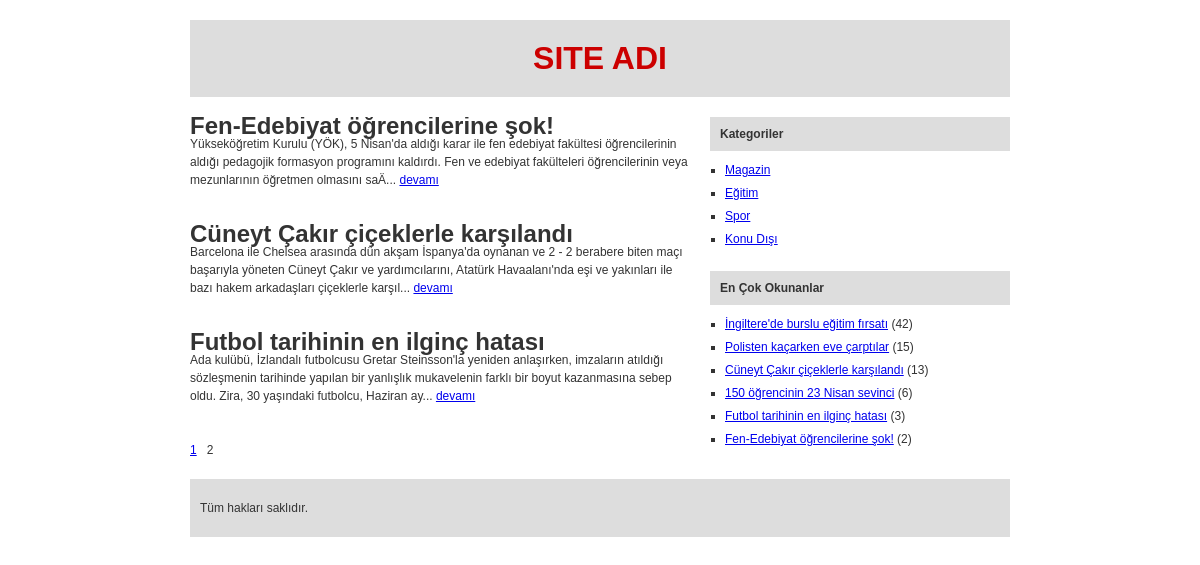
Screenshot of /index.php?sayfa=2 with the database file from the repository.
### tables this page shows
CREATE TABLE `yazi` (
  `id` int(10) unsigned NOT NULL auto_increment,
  `kat_id` int(10) unsigned NOT NULL,
  `baslik` varchar(50) NOT NULL,
  `detay` text NOT NULL,
  `okunma` int(10) unsigned NOT NULL default '1',
  `kayit_tarihi` timestamp NOT NULL default CURRENT_TIMESTAMP,
  PRIMARY KEY  (`id`)
);

CREATE TABLE `kategori` (
  `id` int(10) unsigned NOT NULL auto_increment,
  `baslik` varchar(50) NOT NULL,
  PRIMARY KEY  (`id`)
);

### index.php (the view, shortened to what this page needs)
<?php
	$sayfa_no = intval( $_GET["sayfa"] );
	$sayfa_no = ($sayfa_no < 1) ? 1 : $sayfa_no;
?>
<!doctype html>
<html>
<head>
	<link href="public/css/stil.css" rel="stylesheet">
</head>
<body>
	<div id="kapsayici">
		<?php
			include 'php/ust.php';
		?>
		<div id="ana">
			<div id="icerik">
				<?php
					$sonuc = mysql_query("SELECT id FROM yazi");
					$toplam = mysql_num_rows($sonuc);
					$sayfada_goster = 3;
					$sayfa_adet = ceil($toplam/$sayfada_goster);
					$kayit = mysql_query("SELECT * FROM yazi LIMIT ". ($sayfa_no-1) * $sayfada_goster .", ". $sayfada_goster ."");
					if( mysql_num_rows($kayit) > 1 ){
						while($satir = mysql_fetch_object($kayit) ) {
							echo "<div>";
								echo "<h1>". $satir->baslik . "</h1>";
								echo "<p>". substr($satir->detay, 0, 250) ."... <a href=oku.php?id=".$satir->id.">devamı</a> </p>";
							echo "</div>";
							echo "<br><br>";
						}
						for($i = 1; $i <= $sayfa_adet; $i++) {
							if($i == $sayfa_no) {
								echo " &nbsp; ". $i ." &nbsp;";
							} else {
								echo '<a href="index.php?sayfa='.$i.'">'.$i.'</a>';
							}
						}
					} else {
						echo "Sonuç bulunamadı.";
					}
				?>
			</div>
			<?php
				include 'php/sag.php';
			?>
		</div>
		<?php
			include 'php/alt.php'
		?>
	</div>
</body>
</html>

### php/sag.php (shortened to what this page needs)
<div id="sag">
	<h1>Kategoriler</h1>
	<?php
		$sonuc = mysql_query("SELECT * FROM kategori");
			if( $sonuc ) {
				echo "<ul>";
				while( $satir = mysql_fetch_object($sonuc)) {
					echo '<li><a href="kategori.php?id='.$satir->id.'">'. $satir->baslik . '</a></li>';
				}
				echo "</ul>";
			} else {
				echo "Sonuç bulunamadı.";
			}
	?>
	<br>
	<h1>En Çok Okunanlar</h1>
	<?php
		$okunanlar = mysql_query("SELECT id, baslik, okunma FROM yazi ORDER BY okunma DESC");
			if( $okunanlar) {
				echo "<ul>";
				while( $yazilar = mysql_fetch_object($okunanlar) ){
					echo '<li><a href="oku.php?id='. $yazilar->id .'">' . $yazilar->baslik . '</a> ('.$yazilar->okunma.') </li>';
				}
				echo "</ul>";
			} else {
				echo "Sonuç bulunamadı.";
			}
	?>
</div>

### public/css/stil.css (style rules this page uses)
* { margin:0; padding: 0; }
body { font:12px/18px arial; color:#333; }
#kapsayici { width:820px; margin: 0 auto; }
#ana { overflow: hidden; }
#icerik { float:left;width:500px; }
#sag { float:right; width:300px; }
#sag h1 { background-color:#DDD; font:bold 12px/normal arial; padding: 10px; }
#sag ul { list-style: square outside; padding-left:10px; margin: 10px 0 0; }
#sag ul li { margin: 5px; }

### rows the page displays
yazi: baslik "Fen-Edebiyat öğrencilerine şok!", detay "Yükseköğretim Kurulu (YÖK), 5 Nisan'da aldığı karar ile fen edebiyat fakültesi öğrencilerinin aldığı pedagojik formasyon programını kaldırdı. Fen ve edebiyat fakülteleri öğrencilerinin veya mezunlarının öğretmen olmasını saÄ", okunma "2"
yazi: baslik "Cüneyt Çakır çiçeklerle karşılandı", detay "Barcelona ile Chelsea arasında dün akşam İspanya'da oynanan ve 2 - 2 berabere biten maçı başarıyla yöneten Cüneyt Çakır ve yardımcılarını, Atatürk Havaalanı'nda eşi ve yakınları ile bazı hakem arkadaşları çiçeklerle karşıl", okunma "13"
yazi: baslik "Futbol tarihinin en ilginç hatası", detay "Ada kulübü, İzlandalı futbolcusu Gretar Steinsson'la yeniden anlaşırken, imzaların atıldığı sözleşmenin tarihinde yapılan bir yanlışlık mukavelenin farklı bir boyut kazanmasına sebep oldu. Zira, 30 yaşındaki futbolcu, Haziran ay", okunma "3"
kategori: baslik "Magazin"
kategori: baslik "Eğitim"
kategori: baslik "Spor"
kategori: baslik "Konu Dışı"
yazi: baslik "İngiltere'de burslu eğitim fırsatı", okunma "42"
yazi: baslik "Polisten kaçarken eve çarptılar", okunma "15"
yazi: baslik "150 öğrencinin 23 Nisan sevinci", okunma "6"
